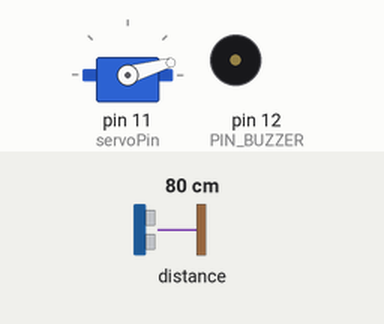
A sketch run on a simulated Arduino Uno, built with avr-gcc and run on an emulated ATmega328P. Shown: servo, buzzer (waves = sounding, pin HIGH). Inputs (shaded band) come from the test bench; at power-on: distance to the obstacle 80 cm. What the sketch prints to the serial monitor is not drawn.

Above: at 0.05 s.
At 4.55 s:
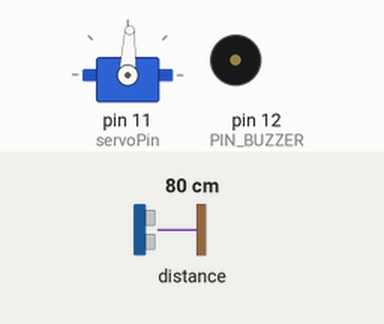
At 9.05 s:
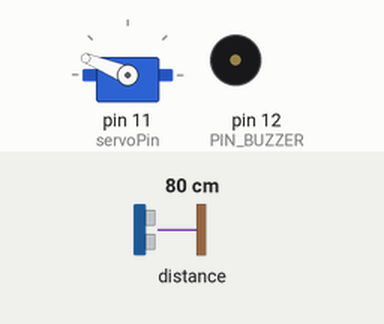
At 18.15 s:
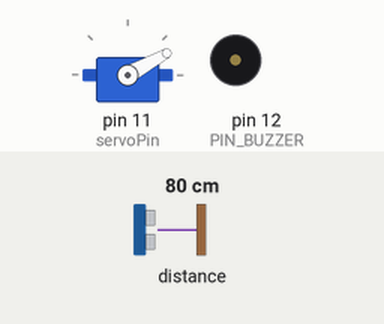
Timing chart, 0 to 24.8 s (numbered marks = the images above):
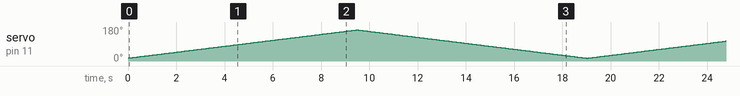

The sketch:

14_Radar_Servo_copy_20240307111107.ino
```cpp
#include <Servo.h>
Servo myServo;
const int servoPin = 11;

int pos = 15;
int direction = 1;

const int min_angle = 15;
const int max_angle = 165;

#include "Adafruit_VL53L0X.h"
Adafruit_VL53L0X lox = Adafruit_VL53L0X();

#define PIN_BUZZER 12


void setup() {
  Serial.begin(115200);

  // wait until serial port opens for native USB devices
  while (!Serial) {
    delay(1);
  }

  Serial.println("Adafruit VL53L0X test.");
  if (!lox.begin()) {
    Serial.println(F("Failed to boot VL53L0X"));
    while (1)
      ;
  }
  // power
  Serial.println(F("VL53L0X API Continuous Ranging example\n\n"));

  // start continuous ranging
  lox.startRangeContinuous();

  //서보모터
  myServo.attach(servoPin);
  myServo.write(90);

  pinMode(PIN_BUZZER, OUTPUT);
}

void loop() {
  int distance;

  pos += direction;
  if (pos >= max_angle) {
    pos = 165;
    direction = -1;
  }
  else if (pos <= min_angle) {
    pos = 15;
    direction = 1;
  }
  // Serial.println(pos);
  myServo.write(pos);

  distance = getDistance();
  //통신 규약
  Serial.print(pos);
  Serial.print(",");
  Serial.print(distance);
  Serial.print(".");


  delay(30);
}

int getDistance() {
  if (lox.isRangeComplete()) {
    return (lox.readRange()/10);
  }
  return 0;
}
```
